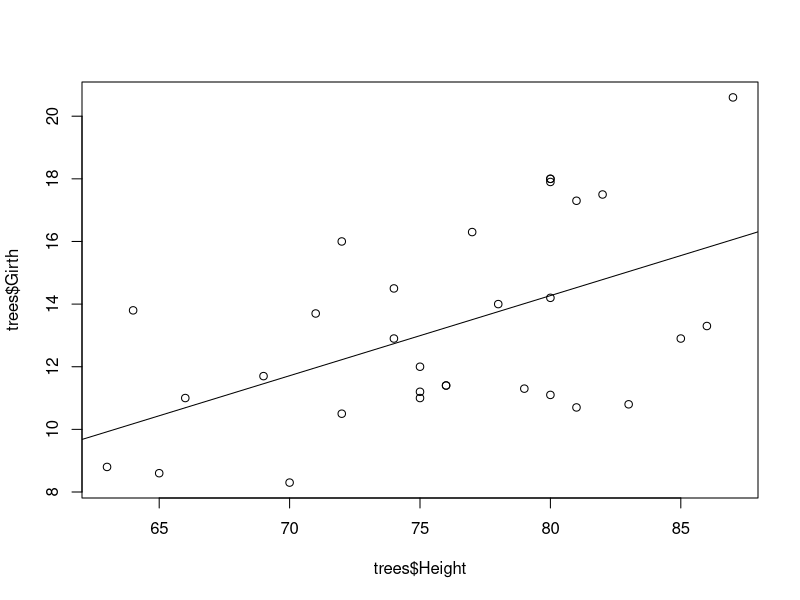
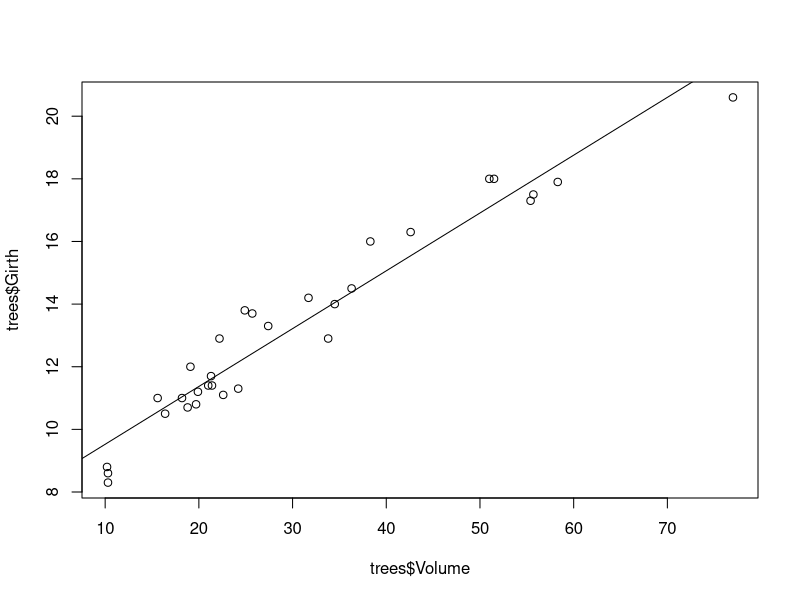

R code for these plots, in order:
#Tarea No.5

#INTEGRANTES
#Gloria Eugenia González Dionicio 999000336
#José Rolando Sánchez Pineda 999003628
#Byron Daniel Ramirez Tebalan 999003721


#Ejercicio 1
#Ho: u > 20000
#H1: u < 20000

alfa <- 0.03
n=100
media= 19500
sd= 3900
mu= 20000

z0<- (media-mu)/(sd/sqrt(n))
z0

zAlfa<- qnorm(alfa,0,1, lower.tail = TRUE)
zAlfa

z0 <  zAlfa


#Ejercicio 2
#H0: sigma <= 40
#H1: sigma >= 40

n= 10
s2 <- 27 #(varianza de la muestra)
sigma20<- 40  #(varianza de la población)
alfa <- 0.05

X2 <- ((n-1)*s2)/sigma20
X2

chi_sd2<- qchisq(1-alfa, n-1)
chi_sd2

X2> chi_sd2



#Ejercicio 3
media <- 35
n <- 30
desv <- 3.5
alfa <- 0.05/2
nivelconfianza<- 1-alfa

normal<- qnorm(nivelconfianza,0,1)
normal

error<-  desv/sqrt(n)
error
margen <- normal*error
margen

limInf<- media - margen
limsup <- media +margen
limInf
limsup



#Ejercicio 4
media <- 500
n <-5000
desv <- 100
alfa <- 0.1/2
nivelconfianza<- 1-alfa

normal<- qnorm(nivelconfianza,0,1)
normal

error<-  desv/sqrt(n)
error
margen <- normal*error
margen

limInf<- media - margen
limsup <- media +margen
limInf
limsup



#Ejercicio 5
#Girth (y) y Height(x
?trees
data(trees)
lm.trees <- lm(Girth~Height, data=trees)
summary (lm.trees)
plot (trees$Girth ~trees$Height)
abline (lm.trees)

#Girth(y) volumen (x)
data(trees)
lm.trees2 <- lm(Girth~Volume, data=trees)
summary (lm.trees2)
plot (trees$Girth ~trees$Volume)
abline (lm.trees2)

